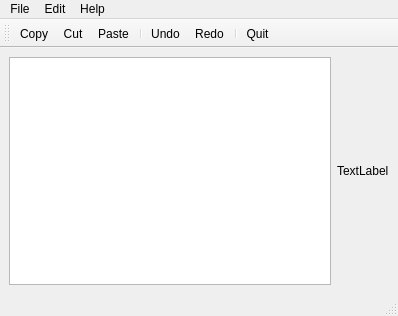
<?xml version="1.0" encoding="UTF-8"?>
<ui version="4.0">
 <class>MainWindow</class>
 <widget class="QMainWindow" name="MainWindow">
  <property name="geometry">
   <rect>
    <x>0</x>
    <y>0</y>
    <width>398</width>
    <height>316</height>
   </rect>
  </property>
  <property name="windowTitle">
   <string>MainWindow</string>
  </property>
  <widget class="QWidget" name="centralwidget">
   <layout class="QHBoxLayout" name="horizontalLayout">
    <item>
     <widget class="QTextEdit" name="textEdit"/>
    </item>
    <item>
     <widget class="QLabel" name="label">
      <property name="text">
       <string>TextLabel</string>
      </property>
     </widget>
    </item>
   </layout>
  </widget>
  <widget class="QMenuBar" name="menubar">
   <property name="geometry">
    <rect>
     <x>0</x>
     <y>0</y>
     <width>398</width>
     <height>21</height>
    </rect>
   </property>
   <widget class="QMenu" name="menuFile">
    <property name="title">
     <string>File</string>
    </property>
    <addaction name="actionQuit"/>
   </widget>
   <widget class="QMenu" name="menuEdit">
    <property name="title">
     <string>Edit</string>
    </property>
    <addaction name="actionCopy"/>
    <addaction name="actionCut"/>
    <addaction name="actionPaste"/>
    <addaction name="separator"/>
    <addaction name="actionUndo"/>
    <addaction name="actionRedo"/>
   </widget>
   <widget class="QMenu" name="menuHelp">
    <property name="title">
     <string>Help</string>
    </property>
    <addaction name="actionAbout"/>
    <addaction name="actionAbout_Qt"/>
   </widget>
   <addaction name="menuFile"/>
   <addaction name="menuEdit"/>
   <addaction name="menuHelp"/>
  </widget>
  <widget class="QStatusBar" name="statusbar"/>
  <widget class="QToolBar" name="toolBar">
   <property name="windowTitle">
    <string>toolBar</string>
   </property>
   <attribute name="toolBarArea">
    <enum>TopToolBarArea</enum>
   </attribute>
   <attribute name="toolBarBreak">
    <bool>false</bool>
   </attribute>
   <addaction name="actionCopy"/>
   <addaction name="actionCut"/>
   <addaction name="actionPaste"/>
   <addaction name="separator"/>
   <addaction name="actionUndo"/>
   <addaction name="actionRedo"/>
   <addaction name="separator"/>
   <addaction name="actionQuit"/>
  </widget>
  <action name="actionQuit">
   <property name="icon">
    <iconset resource="resource.qrc">
     <normaloff>:/images/quitIcon.png</normaloff>:/images/quitIcon.png</iconset>
   </property>
   <property name="text">
    <string>Quit</string>
   </property>
  </action>
  <action name="actionCopy">
   <property name="icon">
    <iconset resource="resource.qrc">
     <normaloff>:/images/copyIcon.png</normaloff>:/images/copyIcon.png</iconset>
   </property>
   <property name="text">
    <string>Copy</string>
   </property>
  </action>
  <action name="actionCut">
   <property name="icon">
    <iconset resource="resource.qrc">
     <normaloff>:/images/cutIcon.png</normaloff>:/images/cutIcon.png</iconset>
   </property>
   <property name="text">
    <string>Cut</string>
   </property>
  </action>
  <action name="actionPaste">
   <property name="icon">
    <iconset resource="resource.qrc">
     <normaloff>:/images/pasteIcon.png</normaloff>:/images/pasteIcon.png</iconset>
   </property>
   <property name="text">
    <string>Paste</string>
   </property>
  </action>
  <action name="actionUndo">
   <property name="icon">
    <iconset resource="resource.qrc">
     <normaloff>:/images/undoIcon.png</normaloff>:/images/undoIcon.png</iconset>
   </property>
   <property name="text">
    <string>Undo</string>
   </property>
  </action>
  <action name="actionRedo">
   <property name="icon">
    <iconset resource="resource.qrc">
     <normaloff>:/images/redoIcon.png</normaloff>:/images/redoIcon.png</iconset>
   </property>
   <property name="text">
    <string>Redo</string>
   </property>
  </action>
  <action name="actionAbout">
   <property name="icon">
    <iconset resource="resource.qrc">
     <normaloff>:/images/aboutIcon.png</normaloff>:/images/aboutIcon.png</iconset>
   </property>
   <property name="text">
    <string>About</string>
   </property>
  </action>
  <action name="actionAbout_Qt">
   <property name="icon">
    <iconset resource="resource.qrc">
     <normaloff>:/images/aboutQtIcon.png</normaloff>:/images/aboutQtIcon.png</iconset>
   </property>
   <property name="text">
    <string>About Qt</string>
   </property>
  </action>
 </widget>
 <resources>
  <include location="resource.qrc"/>
 </resources>
 <connections/>
</ui>
